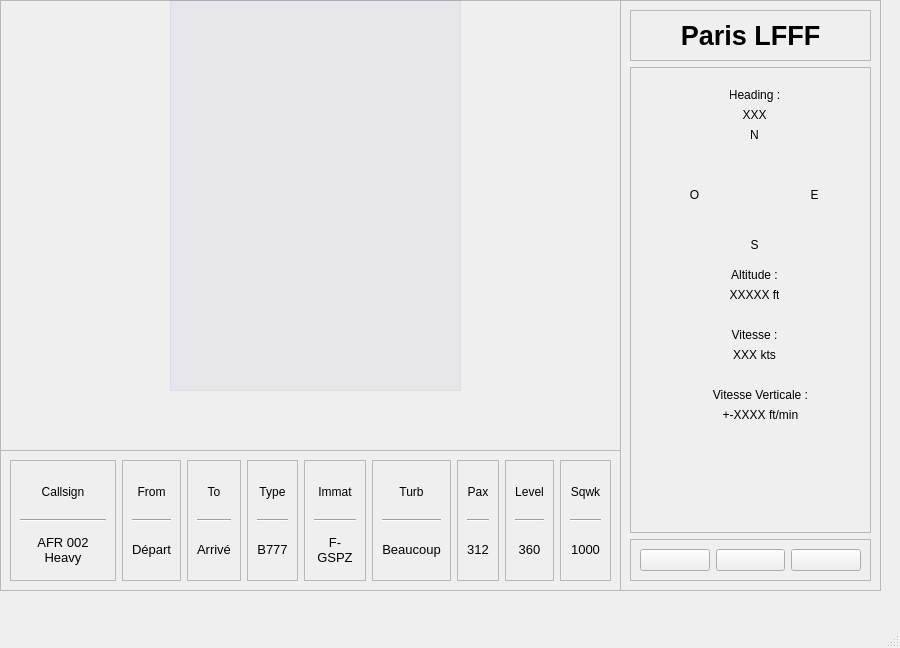
<?xml version="1.0" encoding="UTF-8"?>
<ui version="4.0">
 <class>ATC_paris</class>
 <widget class="QMainWindow" name="ATC_paris">
  <property name="geometry">
   <rect>
    <x>0</x>
    <y>0</y>
    <width>900</width>
    <height>648</height>
   </rect>
  </property>
  <property name="minimumSize">
   <size>
    <width>900</width>
    <height>620</height>
   </size>
  </property>
  <property name="windowTitle">
   <string>MainWindow</string>
  </property>
  <widget class="QWidget" name="centralwidget">
   <widget class="QFrame" name="frame_carte">
    <property name="geometry">
     <rect>
      <x>0</x>
      <y>0</y>
      <width>621</width>
      <height>451</height>
     </rect>
    </property>
    <property name="frameShape">
     <enum>QFrame::Shape::StyledPanel</enum>
    </property>
    <property name="frameShadow">
     <enum>QFrame::Shadow::Raised</enum>
    </property>
    <widget class="QLabel" name="label_5">
     <property name="geometry">
      <rect>
       <x>-60</x>
       <y>70</y>
       <width>871</width>
       <height>781</height>
      </rect>
     </property>
     <property name="text">
      <string/>
     </property>
     <property name="pixmap">
      <pixmap>image/MAP_france_2.png</pixmap>
     </property>
    </widget>
    <widget class="QFrame" name="frame_10">
     <property name="geometry">
      <rect>
       <x>170</x>
       <y>0</y>
       <width>291</width>
       <height>391</height>
      </rect>
     </property>
     <property name="styleSheet">
      <string notr="true">background-color: rgba(0,0,100, 10);
</string>
     </property>
     <property name="frameShape">
      <enum>QFrame::Shape::StyledPanel</enum>
     </property>
     <property name="frameShadow">
      <enum>QFrame::Shadow::Raised</enum>
     </property>
    </widget>
   </widget>
   <widget class="QFrame" name="frame_strip">
    <property name="geometry">
     <rect>
      <x>0</x>
      <y>450</y>
      <width>621</width>
      <height>141</height>
     </rect>
    </property>
    <property name="frameShape">
     <enum>QFrame::Shape::StyledPanel</enum>
    </property>
    <property name="frameShadow">
     <enum>QFrame::Shadow::Raised</enum>
    </property>
    <layout class="QHBoxLayout" name="horizontalLayout_2">
     <item>
      <widget class="QFrame" name="frame">
       <property name="frameShape">
        <enum>QFrame::Shape::StyledPanel</enum>
       </property>
       <property name="frameShadow">
        <enum>QFrame::Shadow::Raised</enum>
       </property>
       <layout class="QVBoxLayout" name="verticalLayout_9">
        <item>
         <widget class="QLabel" name="label">
          <property name="text">
           <string>Callsign</string>
          </property>
          <property name="alignment">
           <set>Qt::AlignmentFlag::AlignCenter</set>
          </property>
         </widget>
        </item>
        <item>
         <widget class="Line" name="line">
          <property name="orientation">
           <enum>Qt::Orientation::Horizontal</enum>
          </property>
         </widget>
        </item>
        <item>
         <widget class="QLabel" name="label_2">
          <property name="font">
           <font>
            <pointsize>10</pointsize>
           </font>
          </property>
          <property name="text">
           <string>AFR 002 Heavy</string>
          </property>
          <property name="alignment">
           <set>Qt::AlignmentFlag::AlignCenter</set>
          </property>
          <property name="wordWrap">
           <bool>true</bool>
          </property>
         </widget>
        </item>
       </layout>
      </widget>
     </item>
     <item>
      <widget class="QFrame" name="frame_2">
       <property name="frameShape">
        <enum>QFrame::Shape::StyledPanel</enum>
       </property>
       <property name="frameShadow">
        <enum>QFrame::Shadow::Raised</enum>
       </property>
       <layout class="QVBoxLayout" name="verticalLayout_8">
        <item>
         <widget class="QLabel" name="label_3">
          <property name="text">
           <string>From</string>
          </property>
          <property name="alignment">
           <set>Qt::AlignmentFlag::AlignCenter</set>
          </property>
         </widget>
        </item>
        <item>
         <widget class="Line" name="line_3">
          <property name="orientation">
           <enum>Qt::Orientation::Horizontal</enum>
          </property>
         </widget>
        </item>
        <item>
         <widget class="QLabel" name="label_4">
          <property name="font">
           <font>
            <pointsize>10</pointsize>
           </font>
          </property>
          <property name="text">
           <string>Départ</string>
          </property>
          <property name="alignment">
           <set>Qt::AlignmentFlag::AlignCenter</set>
          </property>
          <property name="wordWrap">
           <bool>true</bool>
          </property>
         </widget>
        </item>
       </layout>
      </widget>
     </item>
     <item>
      <widget class="QFrame" name="frame_3">
       <property name="frameShape">
        <enum>QFrame::Shape::StyledPanel</enum>
       </property>
       <property name="frameShadow">
        <enum>QFrame::Shadow::Raised</enum>
       </property>
       <layout class="QVBoxLayout" name="verticalLayout_7">
        <item>
         <widget class="QLabel" name="label_9">
          <property name="text">
           <string>To</string>
          </property>
          <property name="alignment">
           <set>Qt::AlignmentFlag::AlignCenter</set>
          </property>
         </widget>
        </item>
        <item>
         <widget class="Line" name="line_7">
          <property name="orientation">
           <enum>Qt::Orientation::Horizontal</enum>
          </property>
         </widget>
        </item>
        <item>
         <widget class="QLabel" name="label_10">
          <property name="font">
           <font>
            <pointsize>10</pointsize>
           </font>
          </property>
          <property name="text">
           <string>Arrivé</string>
          </property>
          <property name="alignment">
           <set>Qt::AlignmentFlag::AlignCenter</set>
          </property>
          <property name="wordWrap">
           <bool>true</bool>
          </property>
         </widget>
        </item>
       </layout>
      </widget>
     </item>
     <item>
      <widget class="QFrame" name="frame_4">
       <property name="frameShape">
        <enum>QFrame::Shape::StyledPanel</enum>
       </property>
       <property name="frameShadow">
        <enum>QFrame::Shadow::Raised</enum>
       </property>
       <layout class="QVBoxLayout" name="verticalLayout_6">
        <item>
         <widget class="QLabel" name="label_11">
          <property name="text">
           <string>Type</string>
          </property>
          <property name="alignment">
           <set>Qt::AlignmentFlag::AlignCenter</set>
          </property>
         </widget>
        </item>
        <item>
         <widget class="Line" name="line_8">
          <property name="orientation">
           <enum>Qt::Orientation::Horizontal</enum>
          </property>
         </widget>
        </item>
        <item>
         <widget class="QLabel" name="label_12">
          <property name="font">
           <font>
            <pointsize>10</pointsize>
           </font>
          </property>
          <property name="text">
           <string>B777</string>
          </property>
          <property name="alignment">
           <set>Qt::AlignmentFlag::AlignCenter</set>
          </property>
          <property name="wordWrap">
           <bool>true</bool>
          </property>
         </widget>
        </item>
       </layout>
      </widget>
     </item>
     <item>
      <widget class="QFrame" name="frame_9">
       <property name="frameShape">
        <enum>QFrame::Shape::StyledPanel</enum>
       </property>
       <property name="frameShadow">
        <enum>QFrame::Shadow::Raised</enum>
       </property>
       <layout class="QVBoxLayout" name="verticalLayout_5">
        <item>
         <widget class="QLabel" name="label_13">
          <property name="text">
           <string>Immat</string>
          </property>
          <property name="alignment">
           <set>Qt::AlignmentFlag::AlignCenter</set>
          </property>
         </widget>
        </item>
        <item>
         <widget class="Line" name="line_9">
          <property name="orientation">
           <enum>Qt::Orientation::Horizontal</enum>
          </property>
         </widget>
        </item>
        <item>
         <widget class="QLabel" name="label_14">
          <property name="font">
           <font>
            <pointsize>10</pointsize>
           </font>
          </property>
          <property name="text">
           <string>F-GSPZ</string>
          </property>
          <property name="alignment">
           <set>Qt::AlignmentFlag::AlignCenter</set>
          </property>
          <property name="wordWrap">
           <bool>true</bool>
          </property>
         </widget>
        </item>
       </layout>
      </widget>
     </item>
     <item>
      <widget class="QFrame" name="frame_5">
       <property name="frameShape">
        <enum>QFrame::Shape::StyledPanel</enum>
       </property>
       <property name="frameShadow">
        <enum>QFrame::Shadow::Raised</enum>
       </property>
       <layout class="QVBoxLayout" name="verticalLayout_4">
        <item>
         <widget class="QLabel" name="label_15">
          <property name="text">
           <string>Turb</string>
          </property>
          <property name="alignment">
           <set>Qt::AlignmentFlag::AlignCenter</set>
          </property>
         </widget>
        </item>
        <item>
         <widget class="Line" name="line_11">
          <property name="orientation">
           <enum>Qt::Orientation::Horizontal</enum>
          </property>
         </widget>
        </item>
        <item>
         <widget class="QLabel" name="label_16">
          <property name="font">
           <font>
            <pointsize>10</pointsize>
           </font>
          </property>
          <property name="text">
           <string>Beaucoup</string>
          </property>
          <property name="alignment">
           <set>Qt::AlignmentFlag::AlignCenter</set>
          </property>
          <property name="wordWrap">
           <bool>true</bool>
          </property>
         </widget>
        </item>
       </layout>
      </widget>
     </item>
     <item>
      <widget class="QFrame" name="frame_6">
       <property name="frameShape">
        <enum>QFrame::Shape::StyledPanel</enum>
       </property>
       <property name="frameShadow">
        <enum>QFrame::Shadow::Raised</enum>
       </property>
       <layout class="QVBoxLayout" name="verticalLayout_3">
        <item>
         <widget class="QLabel" name="label_17">
          <property name="text">
           <string>Pax</string>
          </property>
          <property name="alignment">
           <set>Qt::AlignmentFlag::AlignCenter</set>
          </property>
         </widget>
        </item>
        <item>
         <widget class="Line" name="line_12">
          <property name="orientation">
           <enum>Qt::Orientation::Horizontal</enum>
          </property>
         </widget>
        </item>
        <item>
         <widget class="QLabel" name="label_18">
          <property name="font">
           <font>
            <pointsize>10</pointsize>
           </font>
          </property>
          <property name="text">
           <string>312</string>
          </property>
          <property name="alignment">
           <set>Qt::AlignmentFlag::AlignCenter</set>
          </property>
          <property name="wordWrap">
           <bool>true</bool>
          </property>
         </widget>
        </item>
       </layout>
      </widget>
     </item>
     <item>
      <widget class="QFrame" name="frame_7">
       <property name="frameShape">
        <enum>QFrame::Shape::StyledPanel</enum>
       </property>
       <property name="frameShadow">
        <enum>QFrame::Shadow::Raised</enum>
       </property>
       <layout class="QVBoxLayout" name="verticalLayout_2">
        <item>
         <widget class="QLabel" name="label_19">
          <property name="text">
           <string>Level</string>
          </property>
          <property name="alignment">
           <set>Qt::AlignmentFlag::AlignCenter</set>
          </property>
         </widget>
        </item>
        <item>
         <widget class="Line" name="line_13">
          <property name="orientation">
           <enum>Qt::Orientation::Horizontal</enum>
          </property>
         </widget>
        </item>
        <item>
         <widget class="QLabel" name="label_20">
          <property name="font">
           <font>
            <pointsize>10</pointsize>
           </font>
          </property>
          <property name="text">
           <string>360</string>
          </property>
          <property name="alignment">
           <set>Qt::AlignmentFlag::AlignCenter</set>
          </property>
          <property name="wordWrap">
           <bool>true</bool>
          </property>
         </widget>
        </item>
       </layout>
      </widget>
     </item>
     <item>
      <widget class="QFrame" name="frame_8">
       <property name="frameShape">
        <enum>QFrame::Shape::StyledPanel</enum>
       </property>
       <property name="frameShadow">
        <enum>QFrame::Shadow::Raised</enum>
       </property>
       <layout class="QVBoxLayout" name="verticalLayout">
        <item>
         <widget class="QLabel" name="label_21">
          <property name="text">
           <string>Sqwk</string>
          </property>
          <property name="alignment">
           <set>Qt::AlignmentFlag::AlignCenter</set>
          </property>
         </widget>
        </item>
        <item>
         <widget class="Line" name="line_14">
          <property name="orientation">
           <enum>Qt::Orientation::Horizontal</enum>
          </property>
         </widget>
        </item>
        <item>
         <widget class="QLabel" name="label_22">
          <property name="font">
           <font>
            <pointsize>10</pointsize>
           </font>
          </property>
          <property name="text">
           <string>1000</string>
          </property>
          <property name="alignment">
           <set>Qt::AlignmentFlag::AlignCenter</set>
          </property>
          <property name="wordWrap">
           <bool>true</bool>
          </property>
         </widget>
        </item>
       </layout>
      </widget>
     </item>
    </layout>
   </widget>
   <widget class="QFrame" name="frame_11">
    <property name="geometry">
     <rect>
      <x>620</x>
      <y>0</y>
      <width>261</width>
      <height>591</height>
     </rect>
    </property>
    <property name="minimumSize">
     <size>
      <width>0</width>
      <height>0</height>
     </size>
    </property>
    <property name="frameShape">
     <enum>QFrame::Shape::StyledPanel</enum>
    </property>
    <property name="frameShadow">
     <enum>QFrame::Shadow::Raised</enum>
    </property>
    <layout class="QVBoxLayout" name="verticalLayout_11">
     <item>
      <widget class="QFrame" name="frame_titre">
       <property name="frameShape">
        <enum>QFrame::Shape::StyledPanel</enum>
       </property>
       <property name="frameShadow">
        <enum>QFrame::Shadow::Raised</enum>
       </property>
       <layout class="QVBoxLayout" name="verticalLayout_10">
        <item>
         <widget class="QLabel" name="txt_titre">
          <property name="font">
           <font>
            <pointsize>20</pointsize>
            <bold>true</bold>
            <underline>false</underline>
           </font>
          </property>
          <property name="styleSheet">
           <string notr="true"/>
          </property>
          <property name="text">
           <string>Paris LFFF</string>
          </property>
          <property name="alignment">
           <set>Qt::AlignmentFlag::AlignCenter</set>
          </property>
         </widget>
        </item>
       </layout>
      </widget>
     </item>
     <item>
      <widget class="QFrame" name="frame_stat">
       <property name="sizePolicy">
        <sizepolicy hsizetype="Preferred" vsizetype="Expanding">
         <horstretch>0</horstretch>
         <verstretch>0</verstretch>
        </sizepolicy>
       </property>
       <property name="frameShape">
        <enum>QFrame::Shape::StyledPanel</enum>
       </property>
       <property name="frameShadow">
        <enum>QFrame::Shadow::Raised</enum>
       </property>
       <widget class="QLabel" name="txt_direction">
        <property name="geometry">
         <rect>
          <x>100</x>
          <y>20</y>
          <width>49</width>
          <height>16</height>
         </rect>
        </property>
        <property name="text">
         <string>Heading :</string>
        </property>
        <property name="alignment">
         <set>Qt::AlignmentFlag::AlignCenter</set>
        </property>
       </widget>
       <widget class="QLabel" name="txt_direction_variable">
        <property name="geometry">
         <rect>
          <x>100</x>
          <y>40</y>
          <width>49</width>
          <height>16</height>
         </rect>
        </property>
        <property name="text">
         <string>XXX</string>
        </property>
        <property name="alignment">
         <set>Qt::AlignmentFlag::AlignCenter</set>
        </property>
       </widget>
       <widget class="QLabel" name="img_cercle">
        <property name="geometry">
         <rect>
          <x>80</x>
          <y>80</y>
          <width>91</width>
          <height>91</height>
         </rect>
        </property>
        <property name="text">
         <string/>
        </property>
        <property name="pixmap">
         <pixmap>image/cercle.png</pixmap>
        </property>
        <property name="scaledContents">
         <bool>true</bool>
        </property>
       </widget>
       <widget class="QLabel" name="txt_nord">
        <property name="geometry">
         <rect>
          <x>100</x>
          <y>60</y>
          <width>49</width>
          <height>16</height>
         </rect>
        </property>
        <property name="text">
         <string>N</string>
        </property>
        <property name="alignment">
         <set>Qt::AlignmentFlag::AlignCenter</set>
        </property>
       </widget>
       <widget class="QLabel" name="txt_est">
        <property name="geometry">
         <rect>
          <x>160</x>
          <y>120</y>
          <width>49</width>
          <height>16</height>
         </rect>
        </property>
        <property name="text">
         <string>E</string>
        </property>
        <property name="alignment">
         <set>Qt::AlignmentFlag::AlignCenter</set>
        </property>
       </widget>
       <widget class="QLabel" name="txt_sud">
        <property name="geometry">
         <rect>
          <x>100</x>
          <y>170</y>
          <width>49</width>
          <height>16</height>
         </rect>
        </property>
        <property name="text">
         <string>S</string>
        </property>
        <property name="alignment">
         <set>Qt::AlignmentFlag::AlignCenter</set>
        </property>
       </widget>
       <widget class="QLabel" name="txt_ouest">
        <property name="geometry">
         <rect>
          <x>40</x>
          <y>120</y>
          <width>49</width>
          <height>16</height>
         </rect>
        </property>
        <property name="text">
         <string>O</string>
        </property>
        <property name="alignment">
         <set>Qt::AlignmentFlag::AlignCenter</set>
        </property>
       </widget>
       <widget class="QLabel" name="txt_altitude">
        <property name="geometry">
         <rect>
          <x>100</x>
          <y>200</y>
          <width>49</width>
          <height>16</height>
         </rect>
        </property>
        <property name="text">
         <string>Altitude :</string>
        </property>
        <property name="alignment">
         <set>Qt::AlignmentFlag::AlignCenter</set>
        </property>
       </widget>
       <widget class="QLabel" name="txt_altitude_variable">
        <property name="geometry">
         <rect>
          <x>100</x>
          <y>220</y>
          <width>49</width>
          <height>16</height>
         </rect>
        </property>
        <property name="text">
         <string>XXXXX ft</string>
        </property>
        <property name="alignment">
         <set>Qt::AlignmentFlag::AlignCenter</set>
        </property>
       </widget>
       <widget class="QLabel" name="txt_vitesse">
        <property name="geometry">
         <rect>
          <x>100</x>
          <y>260</y>
          <width>49</width>
          <height>16</height>
         </rect>
        </property>
        <property name="text">
         <string>Vitesse :</string>
        </property>
        <property name="alignment">
         <set>Qt::AlignmentFlag::AlignCenter</set>
        </property>
       </widget>
       <widget class="QLabel" name="txt_vitessev">
        <property name="geometry">
         <rect>
          <x>80</x>
          <y>320</y>
          <width>101</width>
          <height>16</height>
         </rect>
        </property>
        <property name="text">
         <string>Vitesse Verticale :</string>
        </property>
        <property name="alignment">
         <set>Qt::AlignmentFlag::AlignCenter</set>
        </property>
       </widget>
       <widget class="QLabel" name="txt_vitesse_variable">
        <property name="geometry">
         <rect>
          <x>100</x>
          <y>280</y>
          <width>49</width>
          <height>16</height>
         </rect>
        </property>
        <property name="text">
         <string>XXX kts</string>
        </property>
        <property name="alignment">
         <set>Qt::AlignmentFlag::AlignCenter</set>
        </property>
       </widget>
       <widget class="QLabel" name="txt_vitessev_variable">
        <property name="geometry">
         <rect>
          <x>90</x>
          <y>340</y>
          <width>81</width>
          <height>16</height>
         </rect>
        </property>
        <property name="text">
         <string>+-XXXX ft/min</string>
        </property>
        <property name="alignment">
         <set>Qt::AlignmentFlag::AlignCenter</set>
        </property>
       </widget>
      </widget>
     </item>
     <item>
      <widget class="QFrame" name="frame_boutons">
       <property name="frameShape">
        <enum>QFrame::Shape::StyledPanel</enum>
       </property>
       <property name="frameShadow">
        <enum>QFrame::Shadow::Raised</enum>
       </property>
       <layout class="QHBoxLayout" name="horizontalLayout">
        <item>
         <widget class="QPushButton" name="btn_accueil">
          <property name="text">
           <string/>
          </property>
          <property name="icon">
           <iconset>
            <normaloff>image/accueil.png</normaloff>image/accueil.png</iconset>
          </property>
          <property name="iconSize">
           <size>
            <width>32</width>
            <height>32</height>
           </size>
          </property>
         </widget>
        </item>
        <item>
         <widget class="QPushButton" name="btn_parametres">
          <property name="text">
           <string/>
          </property>
          <property name="icon">
           <iconset>
            <normaloff>image/parametres.png</normaloff>image/parametres.png</iconset>
          </property>
          <property name="iconSize">
           <size>
            <width>32</width>
            <height>32</height>
           </size>
          </property>
         </widget>
        </item>
        <item>
         <widget class="QPushButton" name="btn_sortie">
          <property name="text">
           <string/>
          </property>
          <property name="icon">
           <iconset>
            <normaloff>image/sortie.png</normaloff>image/sortie.png</iconset>
          </property>
          <property name="iconSize">
           <size>
            <width>32</width>
            <height>32</height>
           </size>
          </property>
         </widget>
        </item>
       </layout>
      </widget>
     </item>
    </layout>
   </widget>
  </widget>
  <widget class="QMenuBar" name="menubar">
   <property name="geometry">
    <rect>
     <x>0</x>
     <y>0</y>
     <width>900</width>
     <height>33</height>
    </rect>
   </property>
  </widget>
  <widget class="QStatusBar" name="statusbar"/>
 </widget>
 <resources/>
 <connections/>
</ui>
